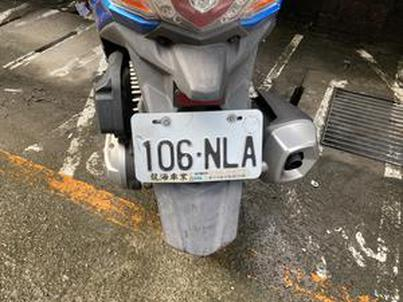
#> input picture realPlate/106NLA.jpg, 403 x 302 px; its folder holds only this picture in this run
$ python cropPlate.py   (older library calls are emulated)
#> lines starting #> are read from the running program, lines starting #| are printed output that depends on the picture; after the words box and inside, x2 and y2 are one past the last pixel; in counts of white or black regions, pixels touching at a corner belong together
def emptydir(dirname):  #清空資料夾
    if os.path.isdir(dirname):  #資料夾存在就刪除
        shutil.rmtree(dirname)
        sleep(2)  #需延遲,否則會出錯
    os.mkdir(dirname)  #建立資料夾

import cv2
from PIL import Image
import glob
import shutil, os
from time import sleep

print('開始擷取車牌！')
print('無法擷取車牌的圖片：')
dstdir = 'cropPlate'
myfiles = glob.glob("realPlate\*.JPG")
emptydir(dstdir)
for imgname in myfiles:
    filename = (imgname.split('\\'))[-1]  #取得檔案名稱
    img = cv2.imread(imgname)  #讀入圖形
#> img is the input picture: shape (302, 403, 3); mean B, G, R 98.4, 112, 120.7
    detector = cv2.CascadeClassifier('haar_carplate2.xml')
    signs = detector.detectMultiScale(img, scaleFactor=1.1, minNeighbors=4, minSize=(20, 20))  #框出車牌
#> signs = [[135, 133, 131, 37]]
    #割取車牌
    if len(signs) > 0 :
        for (x, y, w, h) in signs:
            image1 = Image.open(imgname)
            image2 = image1.crop((x, y, x+w, y+h))  #擷取車牌圖形
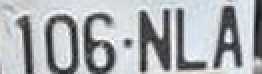
#> image2: PIL image 131x37 RGB (shown 2 times larger); mean R, G, B 170.4, 173.9, 177.7
            image3 = image2.resize((140, 40), Image.ANTIALIAS)  #轉換尺寸為140X40
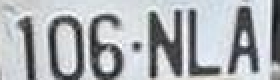
#> image3: PIL image 140x40 RGB (shown 2 times larger); mean R, G, B 170.4, 174, 177.8
            image3.save(dstdir + '/tem.jpg')
            image4 = cv2.imread(dstdir + '/tem.jpg')  #以opencv讀車牌檔
            img_gray = cv2.cvtColor(image4, cv2.COLOR_RGB2GRAY)  #灰階
            _, img_thre = cv2.threshold(img_gray, 100, 255, cv2.THRESH_BINARY)  #黑白
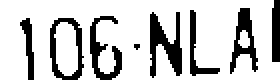
#> img_thre: shape (40, 140) (shown 2 times larger); 78.1% white; 8 black regions (1 under 20 px), largest, box (x1, y1, x2, y2) and area: (75, 6, 91, 39) 273, (45, 8, 61, 40) 204, (115, 4, 129, 37) 196
            cv2.imwrite(dstdir + '/'+ filename, img_thre)
    else:
        print(filename)

os.remove(dstdir + '/tem.jpg')  #移除暫存檔
print('擷取車牌結束！')

$ run again, on realPlate/366TBM.JPG
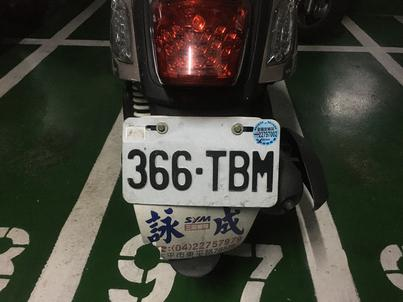
#> input picture realPlate/366TBM.JPG, 403 x 302 px
#> img is the input picture: shape (302, 403, 3); mean B, G, R 55.8, 65.5, 65.3
#> signs = [[118, 145, 173, 49]]
#> `image3 = image2.resize((140, 40), Image.ANTIALIAS)`:
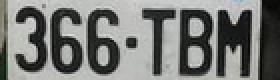
#> image3: PIL image 140x40 RGB (shown 2 times larger); mean R, G, B 119.5, 121.1, 117.9
#> `_, img_thre = cv2.threshold(img_gray, 100, 255, cv2.THRESH_BINARY)`:
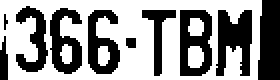
#> img_thre: shape (40, 140) (shown 2 times larger); 58.4% white; 10 black regions (1 under 20 px), largest, box (x1, y1, x2, y2) and area: (129, 0, 140, 40) 402, (108, 5, 126, 38) 399, (90, 5, 106, 38) 363
